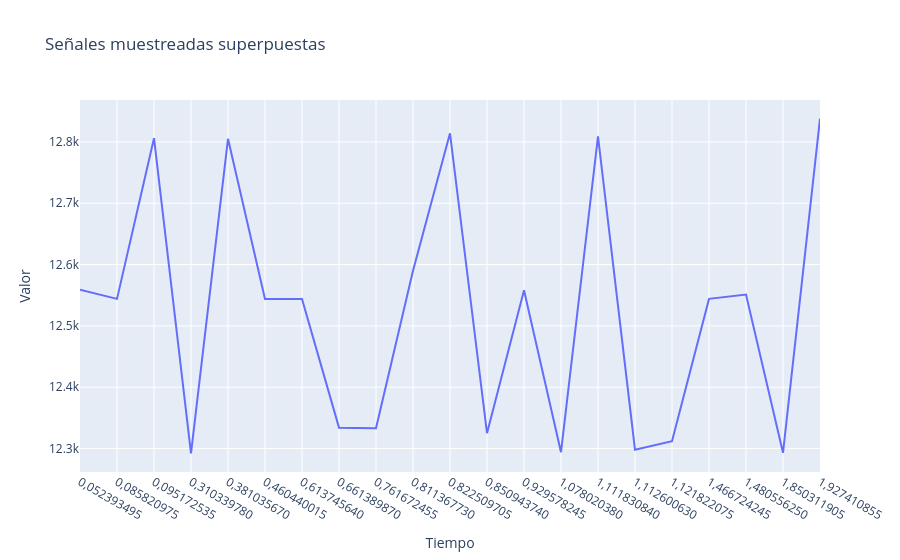

The code cell stored with this chart in its notebook:
### Code cell
fig = go.Figure()


# Agregamos cada señal como un trazo
fig.add_trace(go.Scatter(x = resultados_tiempos[4], y=new_arr4, mode='lines', name='Señal 4'))

# Opciones de layout
fig.update_layout(
    title='Señales muestreadas superpuestas',
    xaxis_title='Tiempo',
    yaxis_title='Valor',
    hovermode='x unified'
)

fig.show()

### Figure 1 — Plotly figure (JSON) as saved in the notebook; plotly's stock layout.template omitted (floating-point values rounded to 4 significant figures)
{"data": [{"mode": "lines", "name": "Señal 4", "type": "scatter", "x": ["0,052393495", "0,085820975", "0,095172535", "0,310339780", "0,381035670", "0,460440015", "0,613745640", "0,661389870", "0,761672455", "0,811367730", "0,822509705", "0,850943740", "0,929578245", "1,078020380", "1,111830840", "1,112600630", "1,121822075", "1,466724245", "1,480556250", "1,850311905", "1,927410855"], "y": [12559, 12544, 12806, 12292, 12805, 12544, 12544, 12334, 12333, 12590, 12814, 12325, 12558, 12294, 12809, 12298, 12312, 12544, 12551, 12293, 12838]}], "layout": {"hovermode": "x unified", "title": {"text": "Señales muestreadas superpuestas"}, "xaxis": {"title": {"text": "Tiempo"}}, "yaxis": {"title": {"text": "Valor"}}}}
